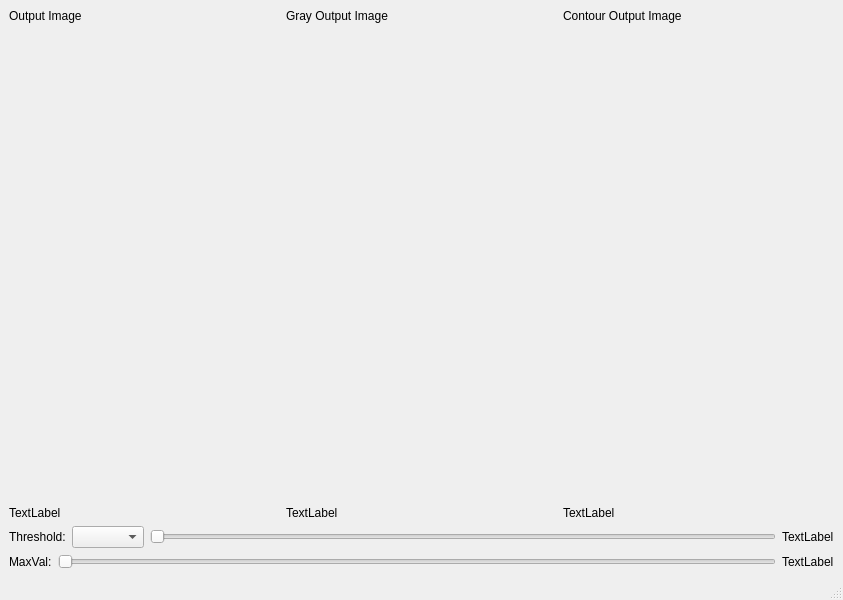
<?xml version="1.0" encoding="UTF-8"?>
<ui version="4.0">
 <class>MainWindow</class>
 <widget class="QMainWindow" name="MainWindow">
  <property name="geometry">
   <rect>
    <x>0</x>
    <y>0</y>
    <width>843</width>
    <height>600</height>
   </rect>
  </property>
  <property name="windowTitle">
   <string>MainWindow</string>
  </property>
  <widget class="QWidget" name="centralwidget">
   <layout class="QVBoxLayout" name="verticalLayout_5">
    <item>
     <layout class="QHBoxLayout" name="horizontalLayout_8">
      <item>
       <layout class="QVBoxLayout" name="verticalLayout_3">
        <item>
         <widget class="QLabel" name="label_2">
          <property name="text">
           <string>Output Image</string>
          </property>
         </widget>
        </item>
        <item>
         <spacer name="verticalSpacer_3">
          <property name="orientation">
           <enum>Qt::Vertical</enum>
          </property>
          <property name="sizeHint" stdset="0">
           <size>
            <width>20</width>
            <height>40</height>
           </size>
          </property>
         </spacer>
        </item>
        <item>
         <widget class="QLabel" name="outImageLabel">
          <property name="text">
           <string>TextLabel</string>
          </property>
         </widget>
        </item>
       </layout>
      </item>
      <item>
       <layout class="QVBoxLayout" name="verticalLayout">
        <item>
         <widget class="QLabel" name="label_3">
          <property name="text">
           <string>Gray Output Image</string>
          </property>
         </widget>
        </item>
        <item>
         <spacer name="verticalSpacer">
          <property name="orientation">
           <enum>Qt::Vertical</enum>
          </property>
          <property name="sizeHint" stdset="0">
           <size>
            <width>20</width>
            <height>40</height>
           </size>
          </property>
         </spacer>
        </item>
        <item>
         <widget class="QLabel" name="outGrayLabel">
          <property name="text">
           <string>TextLabel</string>
          </property>
         </widget>
        </item>
       </layout>
      </item>
      <item>
       <layout class="QVBoxLayout" name="verticalLayout_2">
        <item>
         <widget class="QLabel" name="label_4">
          <property name="text">
           <string>Contour Output Image</string>
          </property>
         </widget>
        </item>
        <item>
         <spacer name="verticalSpacer_2">
          <property name="orientation">
           <enum>Qt::Vertical</enum>
          </property>
          <property name="sizeHint" stdset="0">
           <size>
            <width>20</width>
            <height>40</height>
           </size>
          </property>
         </spacer>
        </item>
        <item>
         <widget class="QLabel" name="outContourLabel">
          <property name="text">
           <string>TextLabel</string>
          </property>
         </widget>
        </item>
       </layout>
      </item>
     </layout>
    </item>
    <item>
     <layout class="QHBoxLayout" name="horizontalLayout_9">
      <item>
       <widget class="QLabel" name="label">
        <property name="text">
         <string>Threshold:</string>
        </property>
       </widget>
      </item>
      <item>
       <widget class="QComboBox" name="ThresholdTypeComboBox"/>
      </item>
      <item>
       <widget class="QSlider" name="ThresholdValueSlider">
        <property name="orientation">
         <enum>Qt::Horizontal</enum>
        </property>
       </widget>
      </item>
      <item>
       <widget class="QLabel" name="ThreshValLabel">
        <property name="text">
         <string>TextLabel</string>
        </property>
       </widget>
      </item>
     </layout>
    </item>
    <item>
     <layout class="QHBoxLayout" name="horizontalLayout_10">
      <item>
       <widget class="QLabel" name="label_5">
        <property name="text">
         <string>MaxVal:</string>
        </property>
       </widget>
      </item>
      <item>
       <widget class="QSlider" name="MaxValSlider">
        <property name="orientation">
         <enum>Qt::Horizontal</enum>
        </property>
       </widget>
      </item>
      <item>
       <widget class="QLabel" name="MaxValLabel">
        <property name="text">
         <string>TextLabel</string>
        </property>
       </widget>
      </item>
     </layout>
    </item>
   </layout>
  </widget>
  <widget class="QMenuBar" name="menubar">
   <property name="geometry">
    <rect>
     <x>0</x>
     <y>0</y>
     <width>843</width>
     <height>22</height>
    </rect>
   </property>
  </widget>
  <widget class="QStatusBar" name="statusbar"/>
 </widget>
 <resources/>
 <connections/>
</ui>
